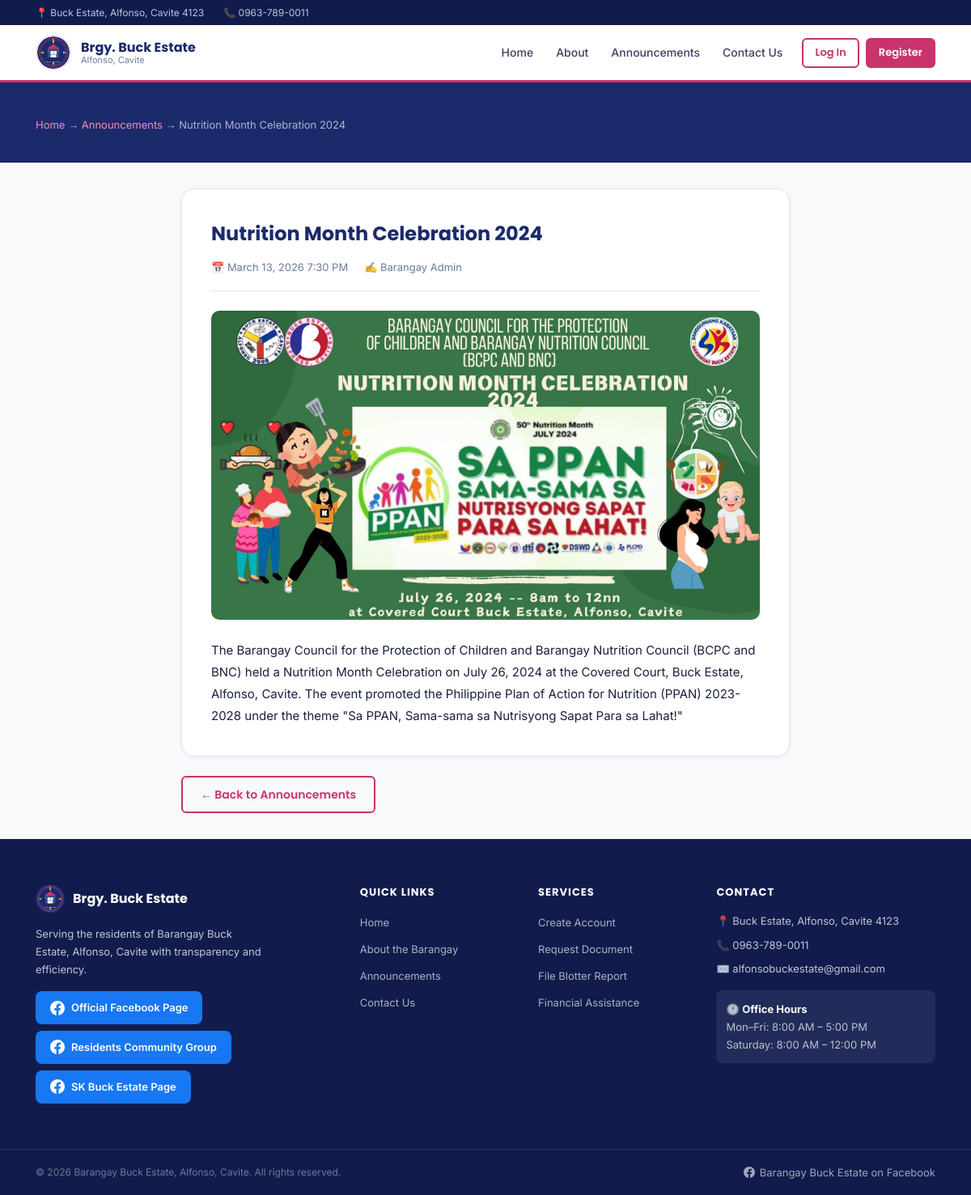
Screenshot of /announcement.php?id=5 with the database file from the repository.
### tables this page shows
CREATE TABLE IF NOT EXISTS `announcements` (
    `id`         INT AUTO_INCREMENT PRIMARY KEY,
    `title`      VARCHAR(255) NOT NULL,
    `content`    TEXT NOT NULL,
    `image_url`  VARCHAR(500),
    `posted_by`  INT,
    `status`     ENUM('published','draft','archived') DEFAULT 'published',
    `created_at` TIMESTAMP DEFAULT CURRENT_TIMESTAMP,
    `updated_at` TIMESTAMP DEFAULT CURRENT_TIMESTAMP ON UPDATE CURRENT_TIMESTAMP,
    FOREIGN KEY (`posted_by`) REFERENCES `users`(`id`) ON DELETE SET NULL
);

CREATE TABLE IF NOT EXISTS `users` (
    `id`         INT AUTO_INCREMENT PRIMARY KEY,
    `fname`      VARCHAR(100) NOT NULL,
    `lname`      VARCHAR(100) NOT NULL,
    `email`      VARCHAR(150) NOT NULL UNIQUE,
    `password`   VARCHAR(255) NOT NULL,
    `address`    TEXT NOT NULL,
    `contact`    VARCHAR(20) NOT NULL,
    `role`       ENUM('resident','admin') NOT NULL DEFAULT 'resident',
    `status`     ENUM('active','inactive') NOT NULL DEFAULT 'active',
    `created_at` TIMESTAMP DEFAULT CURRENT_TIMESTAMP
);

### includes/functions.php (called while the page is built, shortened)
<?php
function sanitize(string $value): string {
    return htmlspecialchars(trim($value), ENT_QUOTES, 'UTF-8');
}
function formatDateTime(string $date): string {
    return date('F j, Y g:i A', strtotime($date));
}

### announcement.php (the view, shortened to what this page needs)
<?php
require_once __DIR__ . '/includes/functions.php';
$pdo = getDB();
$id  = (int)($_GET['id'] ?? 0);
$stmt = $pdo->prepare("SELECT a.*, u.fname, u.lname FROM announcements a LEFT JOIN users u ON a.posted_by=u.id WHERE a.id=? AND a.status='published'");
$stmt->execute([$id]);
$ann = $stmt->fetch();
require_once __DIR__ . '/includes/header.php';
?>
<div class="page-header">
    <div class="container">
        <p class="page-header__breadcrumb"><a href="/index.php">Home</a> → <a href="/announcements.php">Announcements</a> → <?= sanitize(substr($ann['title'],0,40)) ?></p>
    </div>
</div>
<section class="section--sm">
    <div class="container" style="max-width:800px;">
        <div class="announce-detail fade-in">
            <h1 class="announce-detail__title"><?= sanitize($ann['title']) ?></h1>
            <div class="announce-detail__meta">
                <span>📅 <?= formatDateTime($ann['created_at']) ?></span>
                <span>✍️ <?= sanitize($ann['fname'] . ' ' . $ann['lname']) ?></span>
            </div>
            <?php if (!empty($ann['image_url'])): ?>
                <img src="<?= sanitize($ann['image_url']) ?>" alt="<?= sanitize($ann['title']) ?>" class="announce-detail__img" loading="lazy">
            <?php endif; ?>
            <div class="announce-detail__content"><?= nl2br(sanitize($ann['content'])) ?></div>
        </div>
        <div class="mt-3">
            <a href="/announcements.php" class="btn btn--outline">← Back to Announcements</a>
        </div>
    </div>
</section>
<?php require_once __DIR__ . '/includes/footer.php'; ?>

### assets/css/style.css (style rules this page uses)
:root { --primary: #1B2A6B; --primary-dark: #111c4d; --primary-light: #2d3f8a; --accent: #C8346B; --accent-dark: #a02758; --accent-light: #fce4ef; --white: #ffffff; --gray-50: #f8f9fb; --gray-100: #f0f2f7; --gray-200: #e2e6ef; --gray-300: #c8cfe0; --gray-500: #6b7a9e; --gray-700: #3a4260; --text: #1a2040; --text-muted: #6b7a9e; --success: #1a8f5a; --success-bg: #e6f7f0; --warning: #b77c00; --warning-bg: #fff8e1; --danger: #c0392b; --danger-bg: #fdecea; --info: #1565c0; --info-bg: #e3f0ff; --radius-sm: 6px; --radius: 10px; --radius-lg: 16px; --shadow-sm: 0 1px 4px rgba(27,42,107,.08); --shadow: 0 4px 20px rgba(27,42,107,.10); --shadow-lg: 0 8px 32px rgba(27,42,107,.14); --transition: all .2s ease; --font-heading: 'Poppins', sans-serif; --font-body: 'Inter', sans-serif; --max-width: 1160px; }
*, *::before, *::after { box-sizing: border-box; margin: 0; padding: 0; }
html { scroll-behavior: smooth; }
body { font-family: var(--font-body); font-size: 15px; color: var(--text); background: var(--gray-50); line-height: 1.6; }
img { max-width: 100%; display: block; }
a { color: var(--accent); text-decoration: none; transition: var(--transition); }
.container { max-width: var(--max-width); margin: 0 auto; padding: 0 24px; }
.btn { display: inline-flex; align-items: center; justify-content: center; gap: 6px; font-family: var(--font-heading); font-weight: 600; border: 2px solid transparent; border-radius: var(--radius-sm); cursor: pointer; transition: var(--transition); white-space: nowrap; text-decoration: none; }
.btn--outline { background: transparent; color: var(--accent); border-color: var(--accent); padding: 10px 22px; font-size: 14px; }
.section--sm { padding: 32px 0; }
.page-header { background: var(--primary); color: var(--white); padding: 36px 0; }
.page-header__breadcrumb { font-size: 13px; color: rgba(255,255,255,.65); margin-top: 6px; }
.page-header__breadcrumb a { color: #f48fb1; }
.announce-detail { background: var(--white); border-radius: var(--radius-lg); padding: 36px; border: 1px solid var(--gray-200); box-shadow: var(--shadow-sm); }
.announce-detail__title { font-family: var(--font-heading); font-size: 24px; font-weight: 700; color: var(--primary); margin-bottom: 12px; }
.announce-detail__meta { display: flex; gap: 20px; font-size: 13px; color: var(--text-muted); margin-bottom: 24px; padding-bottom: 18px; border-bottom: 1px solid var(--gray-200); }
.announce-detail__content { font-size: 15px; line-height: 1.8; color: var(--text); }
.mt-3 { margin-top: 24px; }
.fade-in { opacity: 0; transform: translateY(30px); transition: opacity 0.7s ease-out, transform 0.7s ease-out; }
.fade-in.visible { opacity: 1; transform: translateY(0); }
.announce-detail__img { width: 100%; max-height: 400px; object-fit: cover; border-radius: var(--radius); margin-bottom: 24px; }

### rows the page displays
announcements: title "Nutrition Month Celebration 2024", created_at "March 13, 2026 7:30 PM", posted_by.lname "Barangay Admin", image_url (picture), content "The Barangay Council for the Protection of Children and Barangay Nutrition Council (BCPC and BNC) held a Nutrition Month Celebration on July 26, 2024 at the Covered Court, Buck Estate, Alfonso, Cavite. The event promoted the Philippine Plan of Action for Nutrition (PPAN) 2023-2028 under the theme \"Sa PPAN, Sama-sama sa Nutrisyong Sapat Para sa Lahat!\""

### other values shown
SITE_CONTACT "0963-789-0011"
SITE_ADDRESS "Buck Estate, Alfonso, Cavite 4123"
SITE_EMAIL "alfonsobuckestate@gmail.com"
